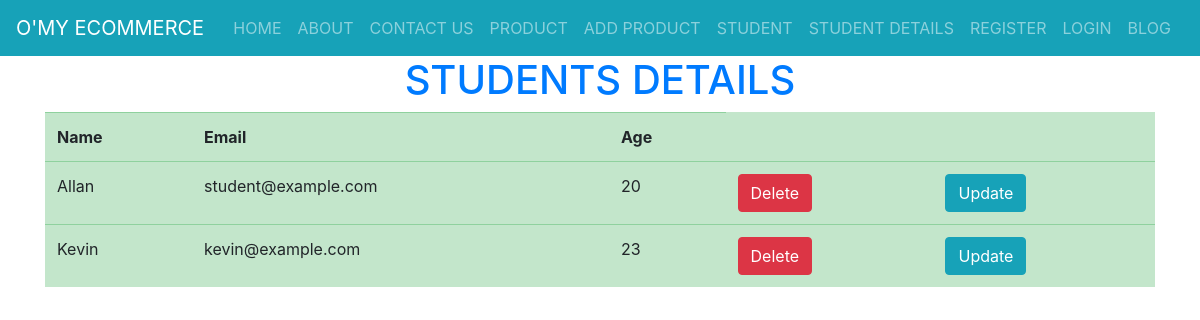
The app's page /student-detais/ with its own data.
### djangoHtmlFormsProject/models.py (models this page shows)
class Students(models.Model):
    name = models.CharField(max_length=30, blank=False, null=False)
    email = models.CharField(max_length=30, blank=False, null=False)
    age = models.CharField(max_length=25, blank=False, null=False)

### djangoHtmlFormsProject/views.py (the view)
# urls.py: path('student-detais/', views.student_details, name='students-details-page'),
def student_details(request):
    all_students = Students.objects.all()
    context = {'all_students': all_students}
    return render(request, 'student-details.html', context)

### templates/student-details.html
{% extends 'master.html' %}
{% load static %}
{% block content %}
    <div class="container">
        <h1 class="text-primary text-center">STUDENTS DETAILS</h1>
        <table class="table table-success table-hover">
            <tr>
                <th>Name</th>
                <th>Email</th>
                <th>Age</th>
            </tr>
            {% for student in all_students %}
                <tr>
                    <td>{{ student.name }}</td>
                    <td>{{ student.email }}</td>
                    <td>{{ student.age }}</td>
                    <td><a class="btn btn-danger" href="#">Delete</a></td>
                    <td><a class="btn btn-info" href="#">Update</a></td>
                </tr>
            {% endfor %}
        </table>
    </div>
{% endblock %}

### records on screen
Students: name "Allan", email "student@example.com", age "20"
Students: name "Kevin", email "kevin@example.com", age "23"
